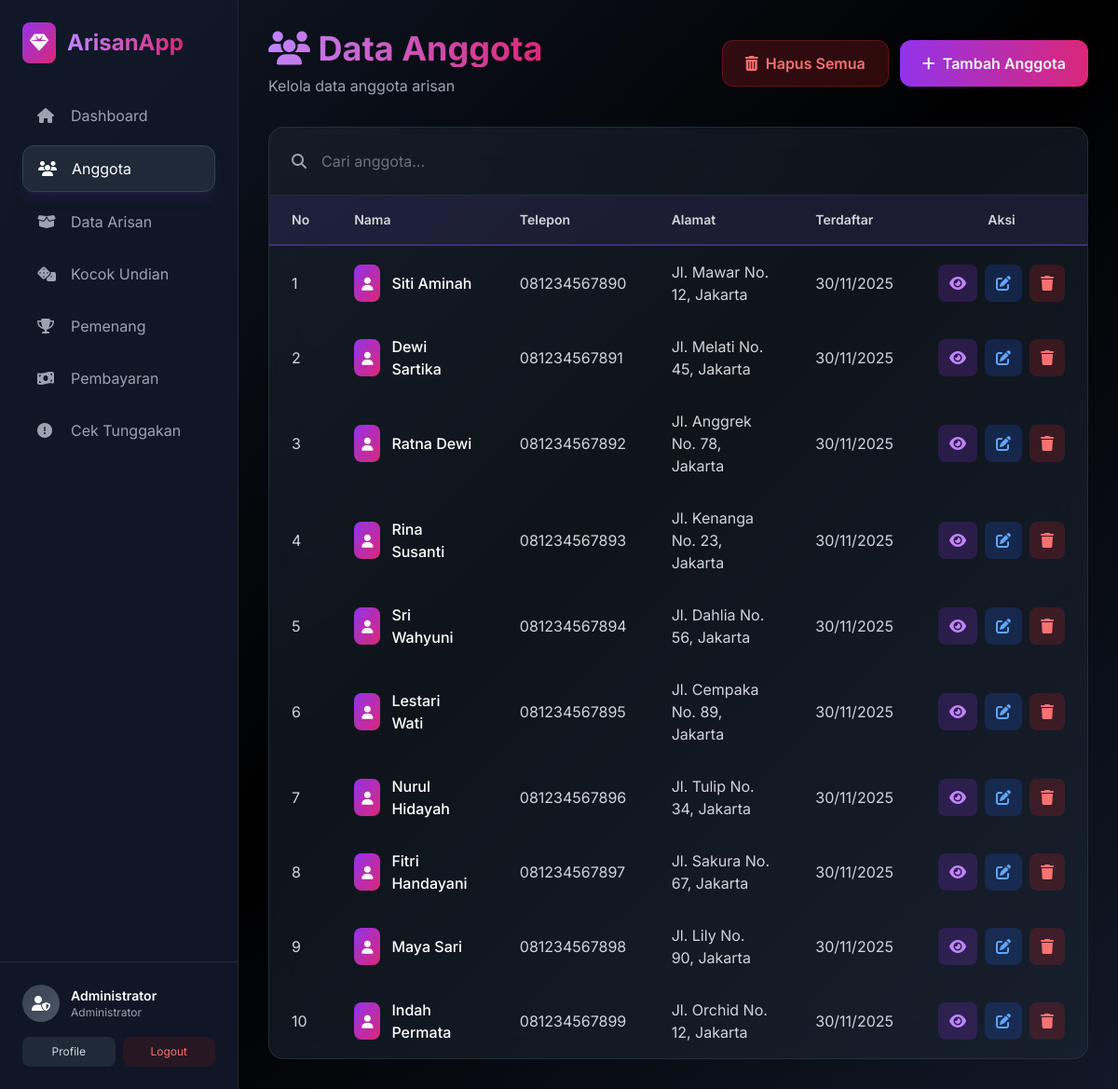
/members.php (signed in), run on the app's committed database.
### tables this page shows
CREATE TABLE IF NOT EXISTS members (
    id INT AUTO_INCREMENT PRIMARY KEY,
    name VARCHAR(100) NOT NULL,
    phone VARCHAR(20) NOT NULL,
    address TEXT,
    status ENUM('active', 'inactive') DEFAULT 'active',
    created_at TIMESTAMP DEFAULT CURRENT_TIMESTAMP,
    updated_at TIMESTAMP DEFAULT CURRENT_TIMESTAMP ON UPDATE CURRENT_TIMESTAMP,
    INDEX idx_status (status)
);

### members.php (the view, shortened to what this page needs)
<?php
$db = new Database();
$conn = $db->getConnection();
$stmt = $conn->query("SELECT * FROM members WHERE status = 'active' ORDER BY created_at DESC");
$members = $stmt->fetchAll(PDO::FETCH_ASSOC);
?>
<!DOCTYPE html>
<html lang="id">
<head>
    <script src="https://cdn.tailwindcss.com"></script>
    <link rel="stylesheet" href="https://cdnjs.cloudflare.com/ajax/libs/font-awesome/6.4.0/css/all.min.css">
    <link rel="stylesheet" href="assets/css/style.css">
</head>
<body class="bg-gradient-to-br from-gray-900 via-black to-gray-900 text-gray-100 min-h-screen font-['Inter']">
    <?php include 'includes/sidebar.php'; ?>
    <div class="md:ml-64 p-4 md:p-8 pt-20 md:pt-8">
        <div class="mb-8 flex flex-col md:flex-row md:items-center justify-between gap-4">
            <div>
                <h1 class="text-3xl md:text-4xl font-bold bg-gradient-to-r from-purple-400 to-pink-600 bg-clip-text text-transparent mb-2">
                    <i class="fas fa-users"></i> Data Anggota
                </h1>
                <p class="text-gray-400">Kelola data anggota arisan</p>
            </div>
            <div class="flex flex-wrap gap-3">
                <?php if (!empty($members)): ?>
                    <button onclick="confirmDeleteAll()" class="bg-red-600/20 hover:bg-red-600/30 text-red-400 border border-red-600/30 px-6 py-3 rounded-xl font-semibold transition-all hover:shadow-lg hover:shadow-red-500/20">
                        <i class="fas fa-trash-alt mr-2"></i>Hapus Semua
                    </button>
                <?php endif; ?>
                <button onclick="document.getElementById('addModal').classList.remove('hidden')" class="bg-gradient-to-r from-purple-600 to-pink-600 hover:from-purple-700 hover:to-pink-700 px-6 py-3 rounded-xl font-semibold transition-all hover:shadow-lg hover:shadow-purple-500/50">
                    <i class="fas fa-plus mr-2"></i>Tambah Anggota
                </button>
            </div>
        </div>
        <div class="bg-gray-800/50 backdrop-blur-xl rounded-2xl border border-gray-700/50 overflow-hidden">
            <div class="p-6 border-b border-gray-700/50">
                <div class="flex items-center gap-4">
                    <i class="fas fa-search text-gray-400"></i>
                    <input
                        type="text"
                        id="searchInput"
                        placeholder="Cari anggota..."
                        class="flex-1 bg-transparent border-none outline-none text-white placeholder-gray-500"
                    >
                </div>
            </div>
            <div class="overflow-x-auto">
                <table class="w-full custom-table" id="membersTable">
                    <thead>
                        <tr>
                            <th class="px-6 py-4 text-left text-sm font-semibold text-gray-300">No</th>
                            <th class="px-6 py-4 text-left text-sm font-semibold text-gray-300">Nama</th>
                            <th class="px-6 py-4 text-left text-sm font-semibold text-gray-300">Telepon</th>
                            <th class="px-6 py-4 text-left text-sm font-semibold text-gray-300">Alamat</th>
                            <th class="px-6 py-4 text-left text-sm font-semibold text-gray-300">Terdaftar</th>
                            <th class="px-6 py-4 text-center text-sm font-semibold text-gray-300">Aksi</th>
                        </tr>
                    </thead>
                    <tbody class="divide-y divide-gray-700/30">
                        <?php foreach ($members as $index => $member): ?>
                            <tr class="hover:bg-gray-700/20 transition-colors">
                                <td class="px-6 py-4 text-gray-300"><?php echo $index + 1; ?></td>
                                <td class="px-6 py-4">
                                    <div class="flex items-center gap-3">
                                        <div class="bg-gradient-to-br from-purple-600 to-pink-600 p-2 rounded-lg">
                                            <i class="fas fa-user text-white text-sm"></i>
                                        </div>
                                        <span class="font-medium text-white"><?php echo htmlspecialchars($member['name']); ?></span>
                                    </div>
                                </td>
                                <td class="px-6 py-4 text-gray-300"><?php echo htmlspecialchars($member['phone']); ?></td>
                                <td class="px-6 py-4 text-gray-300"><?php echo htmlspecialchars($member['address']); ?></td>
                                <td class="px-6 py-4 text-gray-300"><?php echo date('d/m/Y', strtotime($member['created_at'])); ?></td>
                                <td class="px-6 py-4">
                                    <div class="flex items-center justify-center gap-2">
                                        <a href="member_detail.php?id=<?php echo $member['id']; ?>" class="bg-purple-600/20 hover:bg-purple-600/30 text-purple-400 px-3 py-2 rounded-lg transition-all" title="Lihat Detail">
                                            <i class="fas fa-eye"></i>
                                        </a>
                                        <a href="?edit=<?php echo $member['id']; ?>" class="bg-blue-600/20 hover:bg-blue-600/30 text-blue-400 px-3 py-2 rounded-lg transition-all" title="Edit">
                                            <i class="fas fa-edit"></i>
                                        </a>
                                        <button onclick="handleDelete('?delete=<?php echo $member['id']; ?>', 'Hapus anggota <?php echo htmlspecialchars($member['name']); ?>?')" class="bg-red-600/20 hover:bg-red-600/30 text-red-400 px-3 py-2 rounded-lg transition-all" title="Hapus">
                                            <i class="fas fa-trash"></i>
                                        </button>
                                    </div>
                                </td>
                            </tr>
                        <?php endforeach; ?>
                    </tbody>
                </table>
            </div>
        </div>
    </div>
</body>
</html>

### assets/css/style.css (style rules this page uses)
.custom-table { border-collapse: separate; border-spacing: 0; }
.custom-table th { background: rgba(139, 92, 246, 0.1); border-bottom: 2px solid rgba(139, 92, 246, 0.3); }

### data on the page
members: name "Siti Aminah", phone "081234567890", address "Jl. Mawar No. 12, Jakarta", created_at "30/11/2025"
members: name "Dewi Sartika", phone "081234567891", address "Jl. Melati No. 45, Jakarta", created_at "30/11/2025"
members: name "Ratna Dewi", phone "081234567892", address "Jl. Anggrek No. 78, Jakarta", created_at "30/11/2025"
members: name "Rina Susanti", phone "081234567893", address "Jl. Kenanga No. 23, Jakarta", created_at "30/11/2025"
members: name "Sri Wahyuni", phone "081234567894", address "Jl. Dahlia No. 56, Jakarta", created_at "30/11/2025"
members: name "Lestari Wati", phone "081234567895", address "Jl. Cempaka No. 89, Jakarta", created_at "30/11/2025"
members: name "Nurul Hidayah", phone "081234567896", address "Jl. Tulip No. 34, Jakarta", created_at "30/11/2025"
members: name "Fitri Handayani", phone "081234567897", address "Jl. Sakura No. 67, Jakarta", created_at "30/11/2025"
members: name "Maya Sari", phone "081234567898", address "Jl. Lily No. 90, Jakarta", created_at "30/11/2025"
members: name "Indah Permata", phone "081234567899", address "Jl. Orchid No. 12, Jakarta", created_at "30/11/2025"

### other printed values
$_SESSION['admin_name'] "Administrator"
